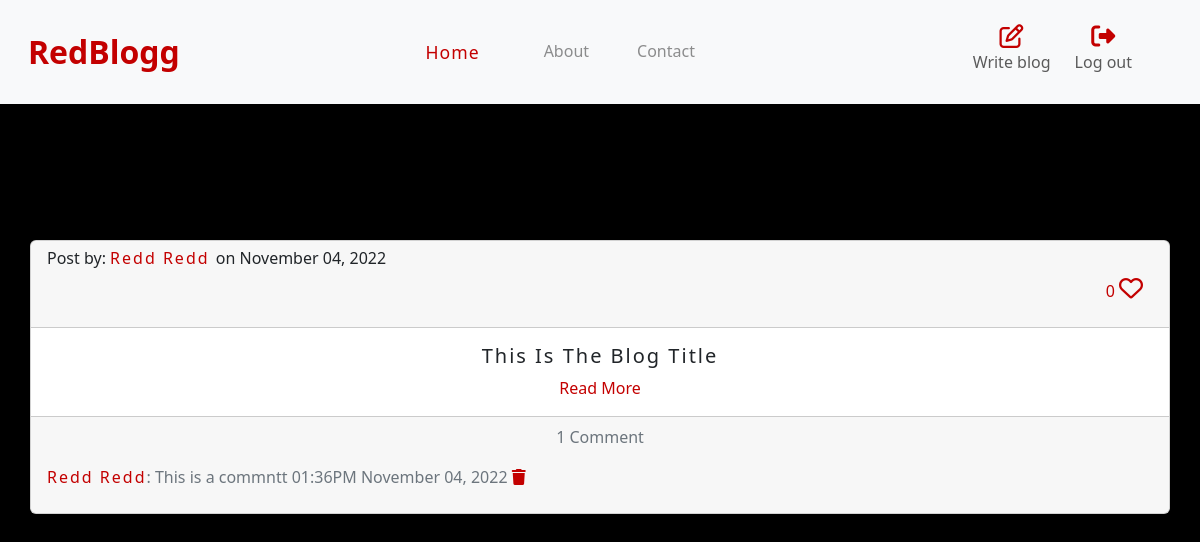
Before: /post/redd (signed in) with the older database file.
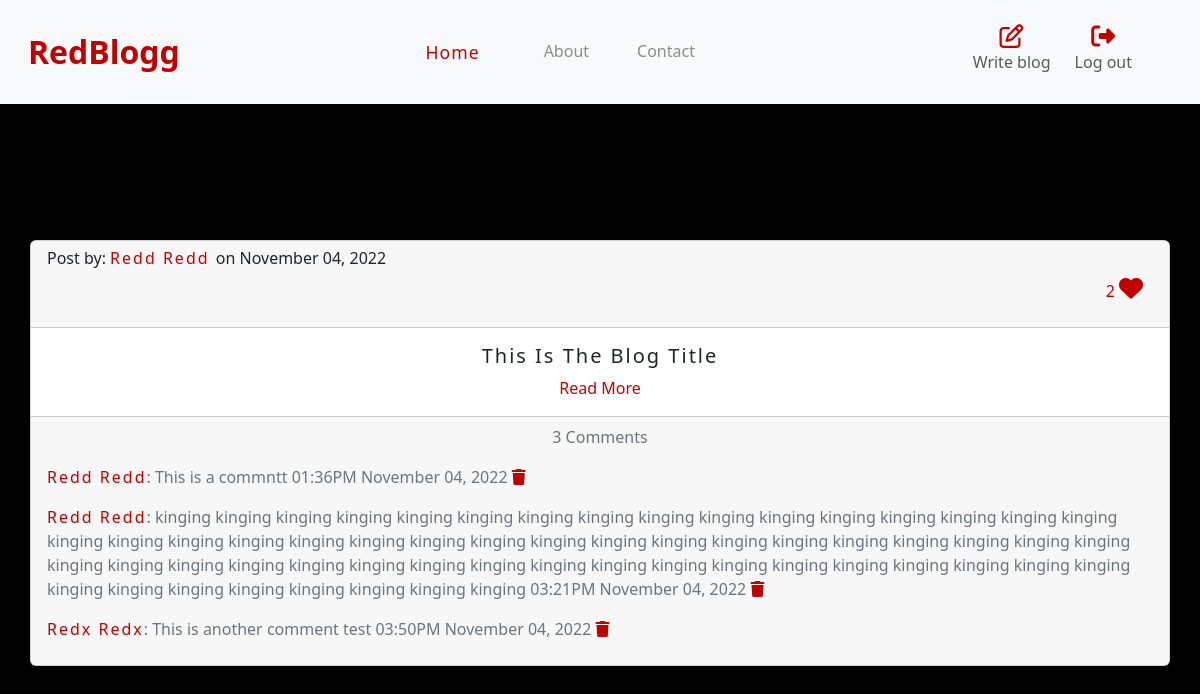
After: the same page with the newer database file.
### blog/models.py (models this page shows, shortened)
class Post(db.Model):
    id = db.Column(db.Integer, primary_key=True)
    title = db.Column(db.String(200), nullable=False)
    text = db.Column(db.Text, nullable=False)
    date_created = db.Column(db.DateTime(timezone=True), default=func.now())
    author = db.Column(db.Integer, db.ForeignKey(
        'user.id', ondelete="CASCADE"), nullable=False)
    comments = db.relationship('Comment', backref='post', passive_deletes=True)
    likes = db.relationship('Like', backref='post', passive_deletes=True)

class User(db.Model, UserMixin):
    id = db.Column(db.Integer, primary_key=True)
    email = db.Column(db.String(150), unique=True)
    firstname = db.Column(db.String(150))
    lastname = db.Column(db.String(150))
    password = db.Column(db.String(150))
    date_created = db.Column(db.DateTime(timezone=True), default=func.now())
    posts = db.relationship('Post', backref='user', passive_deletes=True)
    comments = db.relationship('Comment', backref='user', passive_deletes=True)
    likes = db.relationship('Like', backref='user', passive_deletes=True)

class Comment(db.Model):
    id = db.Column(db.Integer, primary_key=True)
    text = db.Column(db.String(200), nullable=False)
    date_created = db.Column(db.DateTime(timezone=True), default=func.now())
    author = db.Column(db.Integer, db.ForeignKey(
        'user.id', ondelete="CASCADE"), nullable=False)
    post_id = db.Column(db.Integer, db.ForeignKey(
        'post.id', ondelete="CASCADE"), nullable=False)

### blog/routes.py (the view)
@app.route("/post/<firstname>")
def post(firstname):
    user = User.query.filter_by(firstname=firstname).first()
    if not user:
        flash("User not found.", category="error")
        return redirect(url_for("home"))
    posts = user.posts
    return render_template("posts.html", user=current_user, posts=posts, firstname=firstname)

### blog/__init__.py (called while the page is built)
@login_manager.user_loader
def load_user(id):
    return User.query.get(int(id))

### blog/templates/posts.html (shortened to what this page needs)
{% extends "home.html" %}

### blog/templates/home.html (shortened to what this page needs)
{% extends "base.html" %}
{% block content %}
{% for post in posts %}
  <div class="card text-center">
    <div class="card-header">
      <h6>Post by:
      <a href="/post/{{post.user.firstname}}">
        {{ post.user.firstname }} {{ post.user.lastname }}
        </a> on {{ post.date_created.strftime('%B %d, %Y') }} </h6>
      <div class="like">
        {% if current_user.is_authenticated %}
          <p>{{ post.likes|length }}
          {% if user.id in post.likes|map(attribute="author")|list %}
            <a href="/like/{{post.id}}"><i class="fas fa-heart"></i></a>
          {% else %}
            <a href="/like/{{post.id}}"><i class="far fa-heart"></i></a>
          {% endif %}
          </p>
        {% endif %}
      </div>
    </div>
    <div class="card-body">
      <h5 class="card-title">
        <a>{{post.title}}</a>
      </h5>
      <a href="{{url_for('single_post', id=post.id)}}">Read More</a>
    </div>
    <div class="card-footer text-muted">
      {% if current_user.is_authenticated %}
        {% if post.comments|length > 1 %}
          <p>{{post.comments|length}} Comments</p>
          {% elif post.comments|length == 1 %}
          <p>{{post.comments|length}} Comment</p>
          {% else %}
          <p>View full blog</p>
        {% endif %}
        {% for comment in post.comments %}
          <p style="text-align: left;"> <a href="/post/{{comment.user.firstname}}">{{comment.user.firstname}} {{comment.user.lastname}}</a>: {{comment.text}} {{comment.date_created.strftime('%I:%M%p %B %d, %Y')}}
            {% if user.id == comment.author or user.id == post.author %}
            <a href="/delete-comment/{{comment.id}}"><i class="fas fa-trash"></i></a>
          {% endif %}</p>
        {% endfor %}
      {% else %}
      <a href="{{url_for('login')}}">Login to react to this post</a>
      {% endif %}
    </div>
  </div>
  <br>
{% endfor %}
{% endblock %}

Changed rows visible on the page:
computed for Post "This Is The Blog Title": likes|length "0" → "2"; comments|length "1" → "3"; text "Comment" → "Comments"
added Comment: user.firstname "Redd", user.lastname "Redd", text "kinging kinging kinging kinging kinging kinging kinging kinging kinging kinging kinging kinging kinging kinging kinging kinging kinging kinging kinging kinging kinging kinging kinging kinging kinging kinging kinging kinging kinging kinging kinging kinging kinging kinging kinging kinging kinging kinging kinging kinging kinging kinging kinging kinging kinging kinging kinging kinging kinging kinging kinging kinging kinging kinging kinging kinging kinging kinging kinging kinging", date_created "03:21PM November 04, 2022"
added Comment: user.firstname "Redx", user.lastname "Redx", text "This is another comment test", date_created "03:50PM November 04, 2022"
